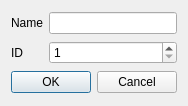
<?xml version="1.0" encoding="UTF-8"?>
<ui version="4.0">
 <class>NewACDialog</class>
 <widget class="QDialog" name="NewACDialog">
  <property name="geometry">
   <rect>
    <x>0</x>
    <y>0</y>
    <width>187</width>
    <height>106</height>
   </rect>
  </property>
  <property name="windowTitle">
   <string>Aircraft</string>
  </property>
  <layout class="QGridLayout" name="gridLayout">
   <item row="0" column="0">
    <widget class="QLabel" name="label">
     <property name="text">
      <string>Name</string>
     </property>
    </widget>
   </item>
   <item row="0" column="1">
    <widget class="QLineEdit" name="name_edit">
     <property name="placeholderText">
      <string/>
     </property>
    </widget>
   </item>
   <item row="1" column="0">
    <widget class="QLabel" name="label_2">
     <property name="text">
      <string>ID</string>
     </property>
    </widget>
   </item>
   <item row="1" column="1">
    <widget class="QSpinBox" name="id_spinbox">
     <property name="minimum">
      <number>1</number>
     </property>
     <property name="maximum">
      <number>255</number>
     </property>
    </widget>
   </item>
   <item row="2" column="0" colspan="2">
    <widget class="QDialogButtonBox" name="buttonBox">
     <property name="orientation">
      <enum>Qt::Horizontal</enum>
     </property>
     <property name="standardButtons">
      <set>QDialogButtonBox::Cancel|QDialogButtonBox::Ok</set>
     </property>
    </widget>
   </item>
  </layout>
 </widget>
 <resources/>
 <connections/>
</ui>
